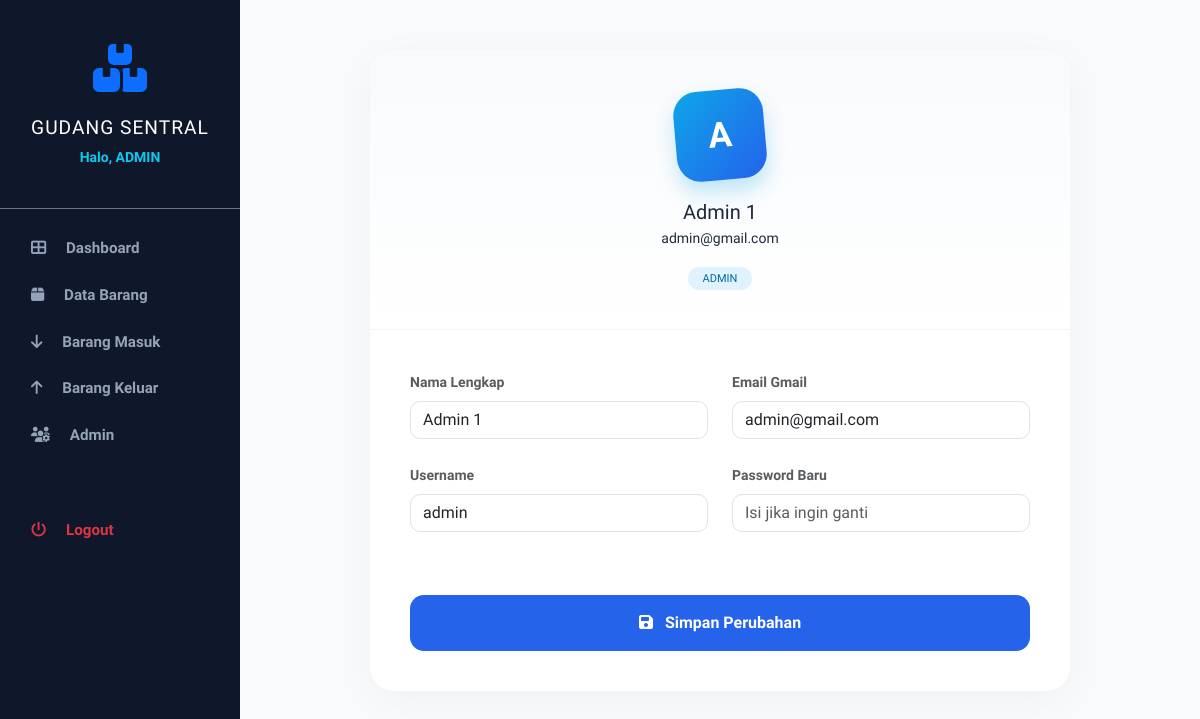
Screenshot of /akun.php (signed in) with the database file from the repository.
### tables this page shows
CREATE TABLE `users` (
  `id_user` int NOT NULL,
  `username` varchar(20) DEFAULT NULL,
  `nama_lengkap` varchar(200) DEFAULT NULL,
  `gmail` varchar(50) DEFAULT NULL,
  `role` enum('admin','petugas') DEFAULT NULL,
  `password` varchar(50) DEFAULT NULL
);

### akun.php (the view, shortened to what this page needs)
<?php
include 'header.php';
include 'sidebar.php';
$id_user = $_SESSION['id_user'];
$user_now = $conn->query("SELECT * FROM users WHERE id_user = '$id_user'")->fetch_assoc();
?>
<main class="content-wrapper">
    <div class="card-profile">
        <div class="profile-header">
            <div class="avatar-circle">
                <?= strtoupper(substr((string)($user_now['nama_lengkap'] ?? 'U'), 0, 1)) ?>
            </div>
            <h5 class="m-0 mb-1"><?= htmlspecialchars($user_now['nama_lengkap'] ?? 'User') ?></h5>
            <p class="small mb-3"><?= htmlspecialchars($user_now['gmail'] ?? '-') ?></p>
            <span class="badge-role" style="background: #e0f2fe; color: #0369a1; padding: 5px 15px; border-radius: 50px; font-size: 11px;">
                <?= strtoupper((string)($role ?? 'petugas')) ?>
            </span>
        </div>
        <div class="form-section" style="padding: 40px;">
            <form method="POST">
                <div class="row g-4">
                    <div class="col-md-6">
                        <label class="small fw-bold text-muted mb-2">Nama Lengkap</label>
                        <input type="text" name="nama_lengkap" class="form-control" style="border-radius: 10px;" value="<?= htmlspecialchars($user_now['nama_lengkap'] ?? '') ?>" required>
                    </div>
                    <div class="col-md-6">
                        <label class="small fw-bold text-muted mb-2">Email Gmail</label>
                        <input type="email" name="gmail" class="form-control" style="border-radius: 10px;" value="<?= htmlspecialchars($user_now['gmail'] ?? '') ?>" required>
                    </div>
                    <div class="col-md-6">
                        <label class="small fw-bold text-muted mb-2">Username</label>
                        <input type="text" name="username" class="form-control" style="border-radius: 10px;" value="<?= htmlspecialchars($user_now['username'] ?? '') ?>" required>
                    </div>
                    <div class="col-md-6">
                        <label class="small fw-bold text-muted mb-2">Password Baru</label>
                        <input type="password" name="password" class="form-control" style="border-radius: 10px;" placeholder="Isi jika ingin ganti">
                    </div>
                </div>
                <div class="mt-5">
                    <button type="submit" name="update_profil" class="btn btn-update">
                        <i class="fas fa-save me-2"></i> Simpan Perubahan
                    </button>
                </div>
            </form>
        </div>
    </div>
</main>
<?php include 'footer.php'; ?>

### akun.php (style rules this page uses)
.content-wrapper { display: flex; justify-content: center; align-items: flex-start; padding-top: 50px; background: #f8fafc; }
.card-profile { background: #fff; border-radius: 24px; border: none; box-shadow: 0 10px 40px rgba(0,0,0,0.04); width: 100%; max-width: 700px; overflow: hidden; margin-bottom: 50px; }
.profile-header { background: linear-gradient(to bottom, #f8fafc, #ffffff); padding: 40px; text-align: center; border-bottom: 1px solid #f1f5f9; }
.avatar-circle { width: 90px; height: 90px; background: linear-gradient(135deg, #0ea5e9, #2563eb); color: white; border-radius: 24px; display: flex; align-items: center; justify-content: center; margin: 0 auto 20px; font-size: 2.2rem; font-weight: 800; transform: rotate(-5deg); box-shadow: 0 12px 20px rgba(14, 165, 233, 0.25); }
.btn-update { background: #2563eb; border: none; padding: 16px; border-radius: 14px; font-weight: 700; color: white; width: 100%; margin-top: 15px; transition: all 0.3s; }

### rows the page displays
users: nama_lengkap "A", nama_lengkap "Admin 1", gmail "admin@gmail.com", username "admin"

### other values shown
$role "ADMIN"
